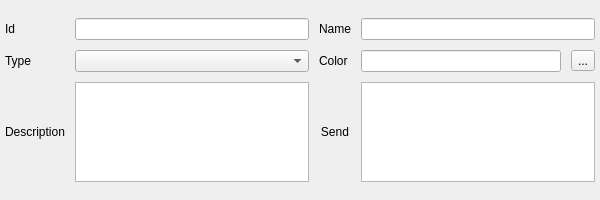
<?xml version="1.0" encoding="UTF-8"?>
<ui version="4.0">
 <class>Form</class>
 <widget class="QWidget" name="Form">
  <property name="windowModality">
   <enum>Qt::NonModal</enum>
  </property>
  <property name="geometry">
   <rect>
    <x>0</x>
    <y>0</y>
    <width>600</width>
    <height>200</height>
   </rect>
  </property>
  <property name="sizePolicy">
   <sizepolicy hsizetype="MinimumExpanding" vsizetype="MinimumExpanding">
    <horstretch>0</horstretch>
    <verstretch>0</verstretch>
   </sizepolicy>
  </property>
  <property name="minimumSize">
   <size>
    <width>600</width>
    <height>200</height>
   </size>
  </property>
  <property name="windowTitle">
   <string>Form</string>
  </property>
  <layout class="QGridLayout" name="gridLayout">
   <property name="margin">
    <number>0</number>
   </property>
   <property name="spacing">
    <number>0</number>
   </property>
   <item row="0" column="0">
    <layout class="QGridLayout" name="gridLayout_2">
     <property name="sizeConstraint">
      <enum>QLayout::SetNoConstraint</enum>
     </property>
     <property name="margin">
      <number>5</number>
     </property>
     <property name="spacing">
      <number>10</number>
     </property>
     <item row="2" column="1">
      <widget class="QPlainTextEdit" name="inputDescription">
       <property name="sizePolicy">
        <sizepolicy hsizetype="Expanding" vsizetype="Maximum">
         <horstretch>0</horstretch>
         <verstretch>0</verstretch>
        </sizepolicy>
       </property>
       <property name="maximumSize">
        <size>
         <width>16777215</width>
         <height>100</height>
        </size>
       </property>
      </widget>
     </item>
     <item row="2" column="0">
      <widget class="QLabel" name="lblDescription">
       <property name="text">
        <string>Description</string>
       </property>
       <property name="alignment">
        <set>Qt::AlignCenter</set>
       </property>
      </widget>
     </item>
     <item row="0" column="2">
      <widget class="QLabel" name="lblName">
       <property name="text">
        <string>Name</string>
       </property>
      </widget>
     </item>
     <item row="0" column="0">
      <widget class="QLabel" name="lblId">
       <property name="text">
        <string>Id</string>
       </property>
      </widget>
     </item>
     <item row="1" column="3">
      <layout class="QHBoxLayout" name="horizontalLayout_2">
       <item>
        <widget class="QLineEdit" name="inputColor"/>
       </item>
       <item>
        <widget class="QToolButton" name="btnColor">
         <property name="text">
          <string>...</string>
         </property>
        </widget>
       </item>
      </layout>
     </item>
     <item row="0" column="1">
      <widget class="QLineEdit" name="inputId"/>
     </item>
     <item row="2" column="3">
      <widget class="QPlainTextEdit" name="inputSend">
       <property name="sizePolicy">
        <sizepolicy hsizetype="Expanding" vsizetype="Maximum">
         <horstretch>0</horstretch>
         <verstretch>0</verstretch>
        </sizepolicy>
       </property>
       <property name="maximumSize">
        <size>
         <width>16777215</width>
         <height>100</height>
        </size>
       </property>
      </widget>
     </item>
     <item row="1" column="1">
      <widget class="QComboBox" name="inputType"/>
     </item>
     <item row="0" column="3">
      <widget class="QLineEdit" name="inputName"/>
     </item>
     <item row="1" column="0">
      <widget class="QLabel" name="lblType">
       <property name="text">
        <string>Type</string>
       </property>
      </widget>
     </item>
     <item row="2" column="2">
      <widget class="QLabel" name="lblSend">
       <property name="text">
        <string>Send</string>
       </property>
       <property name="alignment">
        <set>Qt::AlignCenter</set>
       </property>
      </widget>
     </item>
     <item row="1" column="2">
      <widget class="QLabel" name="lblColor">
       <property name="text">
        <string>Color</string>
       </property>
      </widget>
     </item>
    </layout>
   </item>
  </layout>
 </widget>
 <resources/>
 <connections/>
</ui>
